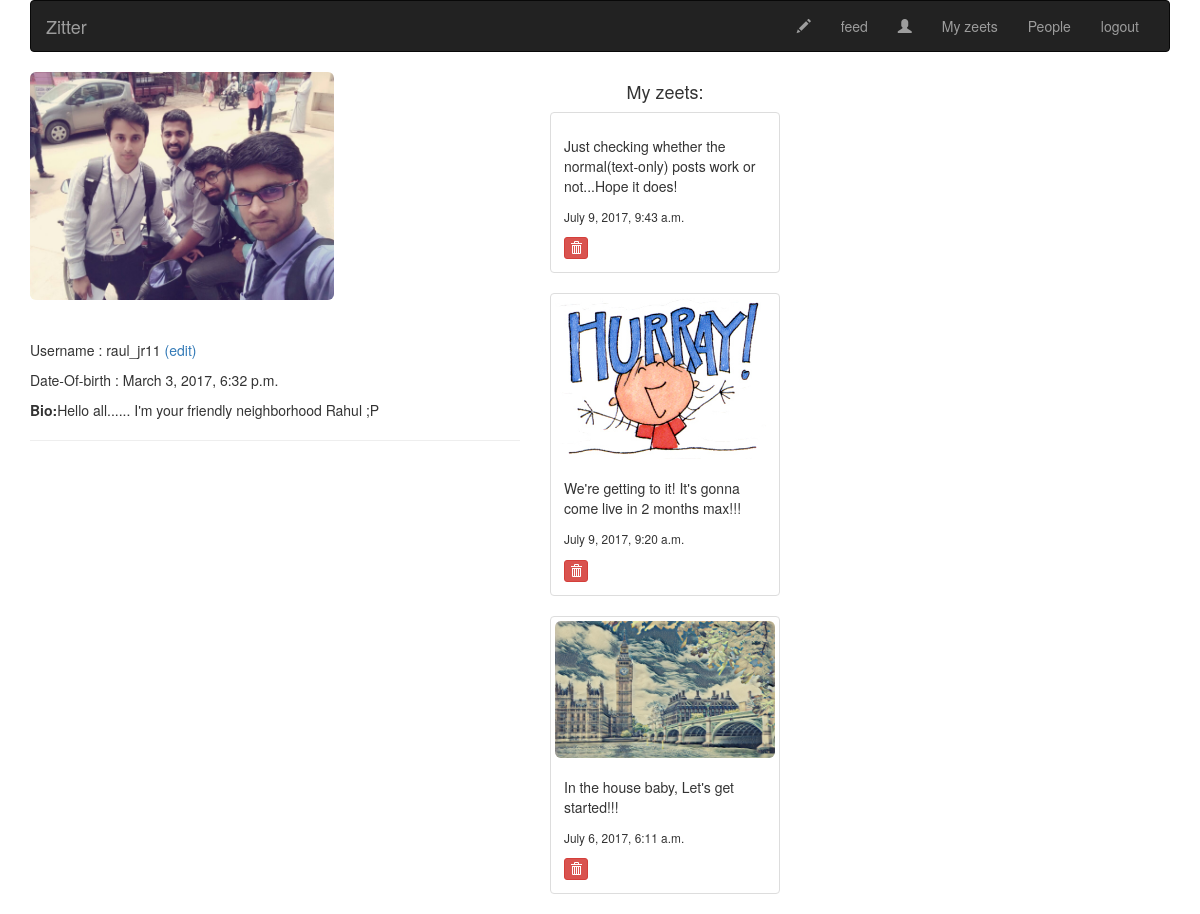
Screenshot of /account/dashboard/ (signed in) with the database file from the repository.
### account/models.py (models this page shows, shortened)
class Profile(models.Model):
	user = models.OneToOneField(settings.AUTH_USER_MODEL)
	photo = models.ImageField(blank = True, upload_to = '%Y/%m/%d/profiles/')
	date_of_birth = models.DateTimeField(blank = True, null = True)
	bio = models.CharField(max_length = 350, help_text = '350 characters only. Make it short ^_^')

### zeets/models.py (models this page shows, shortened)
class Zeet(models.Model):
	zeeter = models.ForeignKey(settings.AUTH_USER_MODEL, related_name = 'zeets_created')
	body = models.CharField(max_length = 140, help_text = "140 characters only :P")
	created = models.DateTimeField(auto_now = True)
	image = models.ImageField(blank = True, upload_to = '%Y/%m/%d/images/')
	class Meta:
		ordering = ['-created']

### account/views.py (the view)
@login_required
def dashboard(request):
	zeets = Zeet.objects.filter(zeeter = request.user)
	template = 'account/dashboard.html'
	return render(request, template, {'zeets':zeets})

### account/templates/account/dashboard.html (shortened to what this page needs)
{% extends "base.html" %}
{% load static %}
{% load crispy_forms_tags %}
{% block content %}
	<div class="row">
		<div class="col-md-8">
			{% if user.profile.photo %}
				<img src="{{ user.profile.photo.url }}" class="img-rounded img-responsive" width="304" height="236">
			{% else %}
				<img src="{% static "img/no_img.png" %}" class="img-circle img-responsive float-center" alt="Cinque Terre">
			{% endif %}
			<br><br>
			<p>Username : {{ request.user.username }} <a href="{% url "account:edit" %}">(edit)</a></p>
			<p>Date-Of-birth : {{ user.profile.date_of_birth }}</p>
			<p><b>Bio:</b>{{ user.profile.bio }}</p><hr>
		</div>
		<div class="col-md-4">
			{% if zeets %}
				<h4 class="text-center">My zeets:</h4>
				{% for zeet in zeets %}
					<div class="thumbnail">
				      	{% if zeet.image %}
								<img src="{{ zeet.image.url }}" class="img-rounded" width="250" height="250">
						{% endif %}
				        <div class="caption">
				        	<p>{{ zeet.body|linebreaks }}</p>
						  	<p><small>{{ zeet.created }}</small></p>
						  	<a href="{% url "zeets:delete" zeet.pk %}"><button class="btn btn-danger btn-xs"><span class="glyphicon glyphicon-trash"></span></button></a>
				    	</div>
					</div>
				{% endfor %}
			{% else %}
				<h4 class="text-center">No zeets yet.</h4>
				<p><a href="{% url "zeets:post" %}">zeet</a>now...</p>
			{% endif %}
		</div><hr>
		</div>
{% endblock %}

### rows the page displays
Zeet: body "Just checking whether the normal(text-only) posts work or not...Hope it does!", created "July 9, 2017, 9:43 a.m."
Zeet: image (picture), body "We're getting to it! It's gonna come live in 2 months max!!!", created "July 9, 2017, 9:20 a.m."
Zeet: image (picture), body "In the house baby, Let's get started!!!", created "July 6, 2017, 6:11 a.m."

### other values shown
{{ request.user.username }} "raul_jr11"
{{ user.profile.date_of_birth }} "March 3, 2017, 6:32 p.m."
{{ user.profile.bio }} "Hello all...... I'm your friendly neighborhood Rahul ;P"
